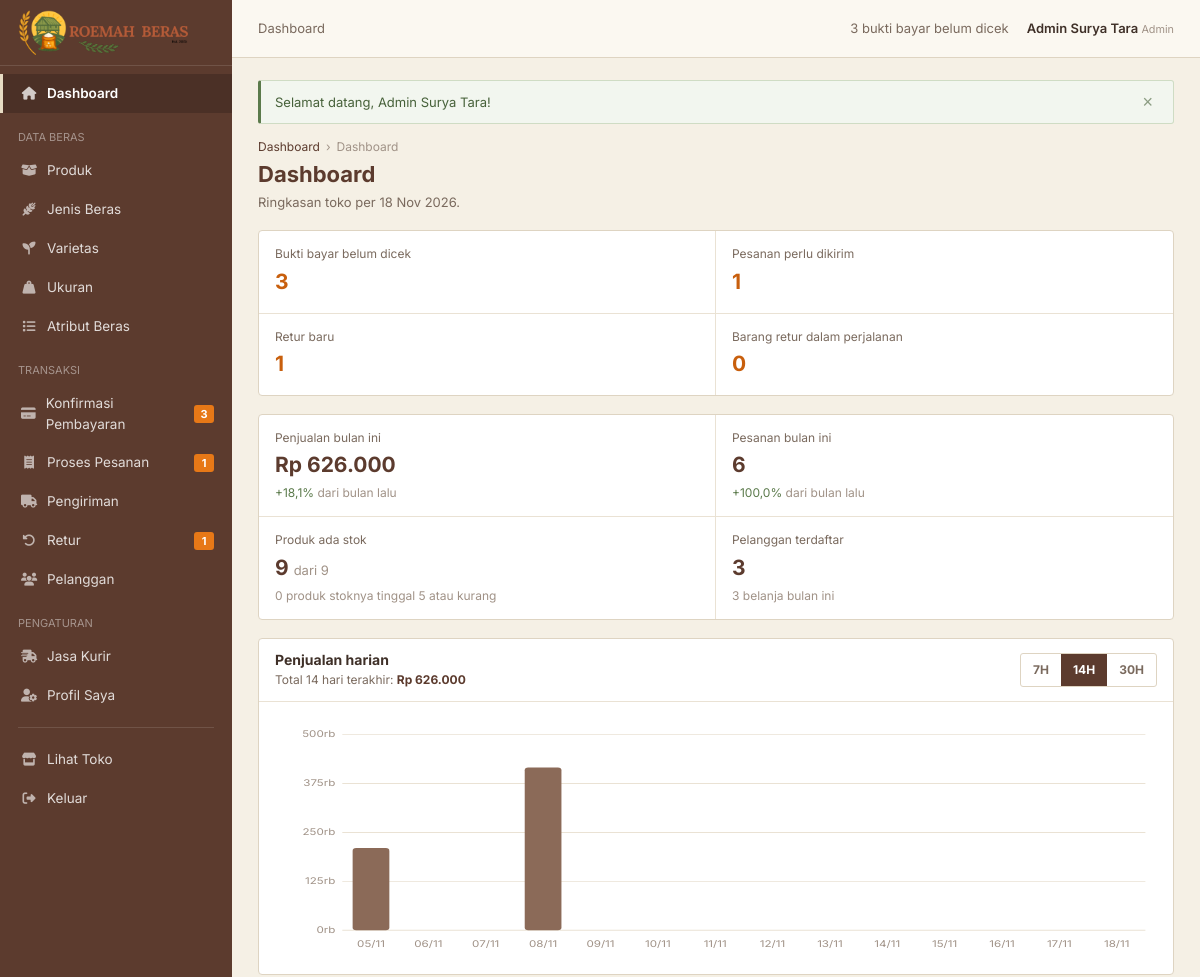
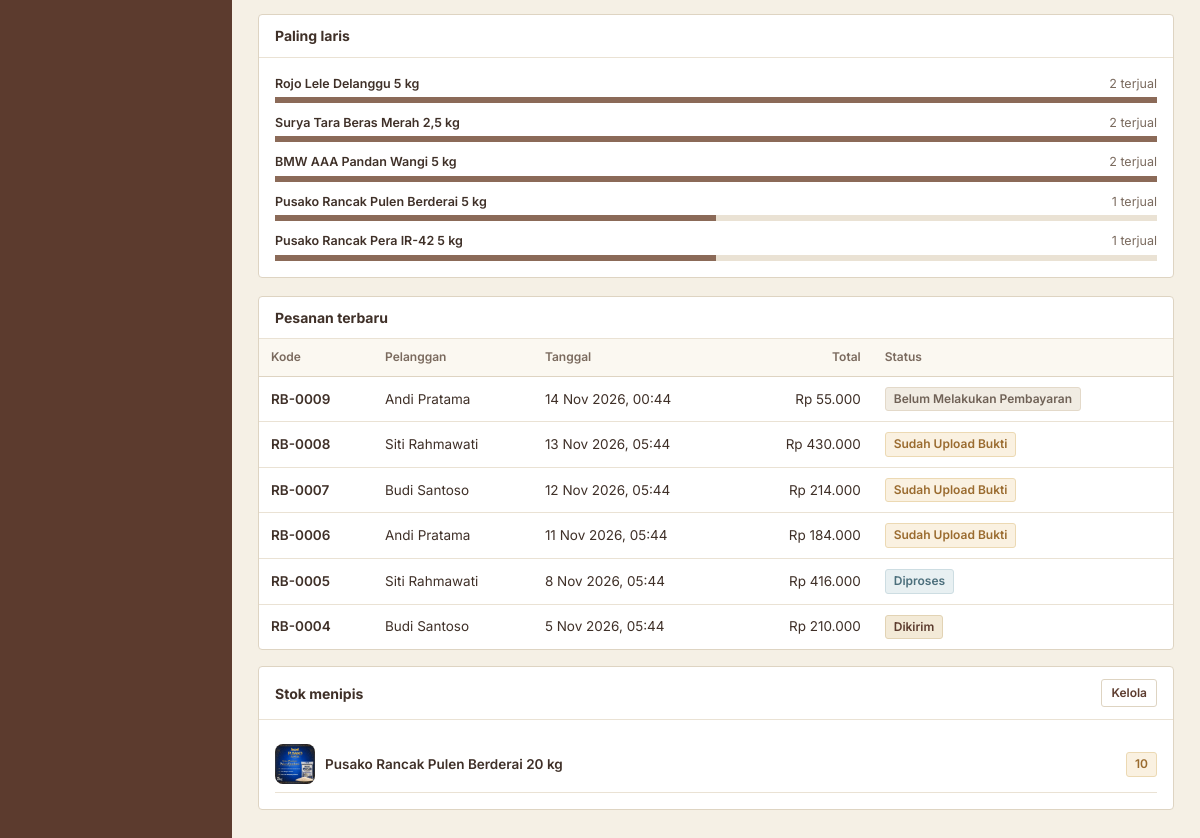
The page /admin/dashboard.php (signed in) on the database its author committed (2 pictures, top to bottom).
### tables this page shows
CREATE TABLE `pesanan` (
  `id_pesanan`      INT(11) NOT NULL AUTO_INCREMENT,
  `id_user`         INT(11) NOT NULL,
  `tanggal_pesanan` DATETIME NOT NULL DEFAULT CURRENT_TIMESTAMP,
  `total_harga`     DECIMAL(12,2) NOT NULL DEFAULT 0,
  `status_pesanan`  VARCHAR(30) NOT NULL DEFAULT 'Belum Melakukan Pembayaran',
  PRIMARY KEY (`id_pesanan`),
  KEY `fk_pesanan_user` (`id_user`),
  CONSTRAINT `fk_pesanan_user` FOREIGN KEY (`id_user`) REFERENCES `user` (`id_user`) ON UPDATE CASCADE
);

CREATE TABLE `user` (
  `id_user`    INT(11) NOT NULL AUTO_INCREMENT,
  `id_role`    INT(11) NOT NULL,
  `nama`       VARCHAR(100) NOT NULL,
  `email`      VARCHAR(100) NOT NULL,
  `password`   VARCHAR(255) NOT NULL,
  `no_telepon` VARCHAR(20) DEFAULT NULL,
  `alamat`     TEXT DEFAULT NULL,
  `kota`       VARCHAR(100) DEFAULT NULL,
  PRIMARY KEY (`id_user`),
  UNIQUE KEY `uk_user_email` (`email`),
  KEY `fk_user_role` (`id_role`),
  CONSTRAINT `fk_user_role` FOREIGN KEY (`id_role`) REFERENCES `role` (`id_role`) ON UPDATE CASCADE
);

CREATE TABLE `produk` (
  `id_produk`        INT(11) NOT NULL AUTO_INCREMENT,
  `id_jenis_beras`   INT(11) NOT NULL,
  `id_ukuran`        INT(11) NOT NULL,
  `id_kadar_patahan` INT(11) NOT NULL,
  `merek`            VARCHAR(100) NOT NULL,
  `nama_produk`      VARCHAR(150) NOT NULL,
  `harga`            DECIMAL(12,2) NOT NULL DEFAULT 0,
  `stok`             INT(11) NOT NULL DEFAULT 0,
  `deskripsi`        TEXT DEFAULT NULL,
  `foto`             VARCHAR(255) DEFAULT NULL,
  PRIMARY KEY (`id_produk`),
  KEY `fk_produk_jenis` (`id_jenis_beras`),
  KEY `fk_produk_ukuran` (`id_ukuran`),
  KEY `fk_produk_kadar` (`id_kadar_patahan`),
  CONSTRAINT `fk_produk_jenis`  FOREIGN KEY (`id_jenis_beras`)   REFERENCES `jenis_beras` (`id_jenis_beras`) ON UPDATE CASCADE,
  CONSTRAINT `fk_produk_ukuran` FOREIGN KEY (`id_ukuran`)        REFERENCES `ukuran` (`id_ukuran`) ON UPDATE CASCADE,
  CONSTRAINT `fk_produk_kadar`  FOREIGN KEY (`id_kadar_patahan`) REFERENCES `kadar_patahan` (`id_kadar_patahan`) ON UPDATE CASCADE
);

### admin/dashboard.php (the view, shortened to what this page needs)
<?php
require __DIR__ . '/sidebar.php';
$hari = (int)($_GET['hari'] ?? 14);
$mulaiBulan = date('Y-m-01 00:00:00');
$mulaiBulanLalu = date('Y-m-01 00:00:00', strtotime('first day of last month'));
function scalar(string $sql, array $p = [])
{
    global $pdo;
    $st = $pdo->prepare($sql);
    $st->execute($p);
    return $st->fetchColumn();
}
$penjualanSql = "SELECT COALESCE(SUM(ps.total_harga),0) FROM pesanan ps
                 WHERE ps.status_pesanan IN ('Diproses','Dikirim','Selesai')
                   AND EXISTS (SELECT 1 FROM pembayaran pb WHERE pb.id_pesanan = ps.id_pesanan AND pb.status_pembayaran = 'Disetujui' AND pb.tanggal_pembayaran >= ? AND pb.tanggal_pembayaran < ?)";
$jualIni  = (float)scalar($penjualanSql, [$mulaiBulan, date('Y-m-d H:i:s', strtotime('+1 day'))]);
$jualLalu = (float)scalar($penjualanSql, [$mulaiBulanLalu, $mulaiBulan]);
$pesananIni  = (int)scalar("SELECT COUNT(*) FROM pesanan WHERE tanggal_pesanan >= ? AND status_pesanan <> 'Dibatalkan'", [$mulaiBulan]);
$pesananLalu = (int)scalar("SELECT COUNT(*) FROM pesanan WHERE tanggal_pesanan >= ? AND tanggal_pesanan < ? AND status_pesanan <> 'Dibatalkan'", [$mulaiBulanLalu, $mulaiBulan]);
$produkAktif = (int)scalar('SELECT COUNT(*) FROM produk WHERE stok > 0');
$produkTotal = (int)scalar('SELECT COUNT(*) FROM produk');
$pelanggan   = (int)scalar('SELECT COUNT(*) FROM `user` u JOIN role r ON r.id_role = u.id_role WHERE r.nama_role = ?', ['Pelanggan']);
$pelangganAktif = (int)scalar('SELECT COUNT(DISTINCT id_user) FROM pesanan WHERE tanggal_pesanan >= ?', [$mulaiBulan]);
$c = admin_counts();
$returBaru = (int)scalar("SELECT COUNT(*) FROM retur WHERE status_retur = 'Menunggu Verifikasi'");
$returTiba = (int)scalar("SELECT COUNT(*) FROM retur WHERE status_retur = 'Barang Retur Dikirim'");
function persen(float $now, float $prev): string
{
    $p = ($now - $prev) / $prev * 100;
    return '<span style="color:' . ($p >= 0 ? 'var(--success)' : 'var(--danger)') . '">' . ($p >= 0 ? '+' : '-') . number_format(abs($p), 1, ',', '.') . '%</span> dari bulan lalu';
}
$st = $pdo->prepare("SELECT DATE(pb.tanggal_pembayaran) d, SUM(ps.total_harga) t FROM pembayaran pb JOIN pesanan ps ON ps.id_pesanan = pb.id_pesanan
                     WHERE pb.status_pembayaran = 'Disetujui' AND ps.status_pesanan <> 'Dibatalkan' AND pb.tanggal_pembayaran >= ? GROUP BY DATE(pb.tanggal_pembayaran)");
$st->execute([date('Y-m-d 00:00:00', strtotime('-' . ($hari - 1) . ' days'))]);
$byDay = array_column($st->fetchAll(), 't', 'd');
$series = [];
for ($i = $hari - 1; $i >= 0; $i--) {
    $d = date('Y-m-d', strtotime("-$i days"));
    $series[$d] = (float)($byDay[$d] ?? 0);
}
$totalPeriode = array_sum($series);
$topProduk = $pdo->query("SELECT p.nama_produk, SUM(pp.jumlah) qty, SUM(pp.subtotal) omzet FROM pesanan_produk pp
                          JOIN pesanan ps ON ps.id_pesanan = pp.id_pesanan JOIN produk p ON p.id_produk = pp.id_produk
                          WHERE ps.status_pesanan IN ('Diproses','Dikirim','Selesai') GROUP BY p.id_produk, p.nama_produk ORDER BY qty DESC LIMIT 5")->fetchAll();
$maxQty = $topProduk ? max(array_column($topProduk, 'qty')) : 1;
$terbaru = $pdo->query('SELECT ps.*, u.nama FROM pesanan ps JOIN `user` u ON u.id_user = ps.id_user ORDER BY ps.tanggal_pesanan DESC LIMIT 6')->fetchAll();
$stokTipis = $pdo->query('SELECT id_produk, nama_produk, stok, foto FROM produk WHERE stok <= 10 ORDER BY stok ASC LIMIT 5')->fetchAll();
admin_header('Dashboard', 'dashboard');
?>
<div class="stat-grid todo">
    <a href="<?= url('admin/pembayaran.php?status=Sudah+Upload+Bukti') ?>" class="stat-card"><div class="stat-title">Bukti bayar belum dicek</div><div class="stat-value"><?= $c['bayar'] ?></div></a>
    <a href="<?= url('admin/pesanan.php?status=Diproses') ?>" class="stat-card"><div class="stat-title">Pesanan perlu dikirim</div><div class="stat-value"><?= $c['proses'] ?></div></a>
    <a href="<?= url('admin/retur.php?status=Menunggu+Verifikasi') ?>" class="stat-card"><div class="stat-title">Retur baru</div><div class="stat-value"><?= $returBaru ?></div></a>
    <a href="<?= url('admin/retur.php?status=Barang+Retur+Dikirim') ?>" class="stat-card"><div class="stat-title">Barang retur dalam perjalanan</div><div class="stat-value"><?= $returTiba ?></div></a>
</div>
<div class="stat-grid">
    <div class="stat-card"><div class="stat-title">Penjualan bulan ini</div><div class="stat-value"><?= rupiah($jualIni) ?></div><div class="stat-sub"><?= persen($jualIni, $jualLalu) ?></div></div>
    <div class="stat-card"><div class="stat-title">Pesanan bulan ini</div><div class="stat-value"><?= $pesananIni ?></div><div class="stat-sub"><?= persen($pesananIni, $pesananLalu) ?></div></div>
    <div class="stat-card"><div class="stat-title">Produk ada stok</div><div class="stat-value"><?= $produkAktif ?> <span style="font-size:13px;color:var(--text-muted);font-weight:400">dari <?= $produkTotal ?></span></div><div class="stat-sub"><?= $c['stok'] ?> produk stoknya tinggal 5 atau kurang</div></div>
    <div class="stat-card"><div class="stat-title">Pelanggan terdaftar</div><div class="stat-value"><?= $pelanggan ?></div><div class="stat-sub"><?= $pelangganAktif ?> belanja bulan ini</div></div>
</div>
<div class="grid-2">
    <div class="panel">
        <div class="panel-head">
            <div><h2>Penjualan harian</h2><p>Total <?= $hari ?> hari terakhir: <strong style="color:var(--primary)"><?= rupiah($totalPeriode) ?></strong></p></div>
            <div class="view-toggle">
                <?php foreach ([7, 14, 30] as $hh): ?>
                    <a href="<?= url('admin/dashboard.php?hari=' . $hh) ?>" style="padding:7px 12px;font-weight:700;<?= $hh === $hari ? 'background:var(--primary);color:#fff' : 'color:var(--text-secondary)' ?>"><?= $hh ?>H</a>
                <?php endforeach; ?>
            </div>
        </div>
        <div class="panel-body">
            <?php
            $W = 760; $H = 260; $pl = 58; $pb = 30; $pt = 18;
            $max = max(1, max($series));
            $step = pow(10, floor(log10($max)));
            $niceMax = ceil($max / $step) * $step;
            $n = count($series);
            $bw = ($W - $pl - 10) / $n;
            ?>
            <svg class="chart-svg" viewBox="0 0 <?= $W ?> <?= $H ?>" preserveAspectRatio="none" role="img" aria-label="Grafik penjualan harian">
                <?php for ($g = 0; $g <= 4; $g++): $y = $pt + ($H - $pt - $pb) * (1 - $g / 4); ?>
                    <line class="grid" x1="<?= $pl ?>" x2="<?= $W - 10 ?>" y1="<?= $y ?>" y2="<?= $y ?>"/>
                    <text class="axis" x="<?= $pl - 6 ?>" y="<?= $y + 3 ?>" text-anchor="end"><?= $niceMax * $g / 4 >= 1000000 ? number_format($niceMax * $g / 4 / 1000000, 1, ',', '.') . 'jt' : number_format($niceMax * $g / 4 / 1000, 0, ',', '.') . 'rb' ?></text>
                <?php endfor; ?>
                <?php $i = 0; foreach ($series as $d => $v): $bh = ($H - $pt - $pb) * $v / $niceMax; $x = $pl + $i * $bw + $bw * 0.18; $y = $H - $pb - $bh; ?>
                    <rect class="bar" x="<?= $x ?>" y="<?= $y ?>" width="<?= $bw * 0.64 ?>" height="<?= max(0, $bh) ?>" rx="3"><title><?= tgl($d) ?>: <?= rupiah($v) ?></title></rect>
                    <?php if ($n <= 14 || $i % 3 === 0): ?><text class="axis" x="<?= $x + $bw * 0.32 ?>" y="<?= $H - 12 ?>" text-anchor="middle"><?= date('d/m', strtotime($d)) ?></text><?php endif; ?>
                <?php $i++; endforeach; ?>
            </svg>
        </div>
    </div>
    <div class="panel">
        <div class="panel-head"><h2>Paling laris</h2></div>
        <div class="panel-body">
            <div class="bar-list">
                <?php foreach ($topProduk as $t): ?>
                    <div class="bar-list-item">
                        <div class="top"><span style="font-weight:600"><?= h($t['nama_produk']) ?></span><span style="color:var(--text-secondary)"><?= (int)$t['qty'] ?> terjual</span></div>
                        <div class="track"><div class="fill" style="width:<?= round($t['qty'] / $maxQty * 100) ?>%"></div></div>
                    </div>
                <?php endforeach; ?>
            </div>
        </div>
    </div>
</div>
<div class="grid-2" style="margin-top:18px">
    <div class="panel">
        <div class="panel-head"><h2>Pesanan terbaru</h2></div>
        <div class="table-wrap"><table class="table-admin">
            <thead><tr><th>Kode</th><th>Pelanggan</th><th>Tanggal</th><th class="num">Total</th><th>Status</th></tr></thead>
            <tbody>
            <?php foreach ($terbaru as $o): ?>
                <tr onclick="location.href='<?= url(in_array($o['status_pesanan'], ['Diproses', 'Dikirim', 'Selesai'], true) ? 'admin/pesanan.php?id=' . (int)$o['id_pesanan'] : 'admin/pembayaran.php?q=' . kode((int)$o['id_pesanan'])) ?>'" style="cursor:pointer">
                    <td><strong><?= h(kode((int)$o['id_pesanan'])) ?></strong></td><td><?= h($o['nama']) ?></td><td><?= tgl($o['tanggal_pesanan'], true) ?></td>
                    <td class="num"><?= rupiah($o['total_harga']) ?></td><td><?= badge($o['status_pesanan']) ?></td></tr>
            <?php endforeach; ?>
            </tbody>
        </table></div>
    </div>
    <div class="panel">
        <div class="panel-head"><h2>Stok menipis</h2><a href="<?= url('admin/Produk/index.php') ?>" class="btn-a outline sm">Kelola</a></div>
        <div class="panel-body">
            <?php foreach ($stokTipis as $s): ?>
                <div style="display:flex;gap:10px;align-items:center;padding:8px 0;border-bottom:1px solid var(--border-light)">
                    <img src="<?= upload_url('produk', $s['foto']) ?>" class="thumb" style="width:40px;height:40px;border-radius:8px;object-fit:cover" alt="">
                    <a href="<?= url('admin/Produk/edit.php?id=' . (int)$s['id_produk']) ?>" style="flex:1;font-weight:600"><?= h($s['nama_produk']) ?></a>
                    <span class="badge-status <?= $s['stok'] <= 5 ? 'danger' : 'warning' ?>"><?= (int)$s['stok'] ?></span>
                </div>
            <?php endforeach; ?>
        </div>
    </div>
</div>

### config/functions.php (shortened to what this page needs)
<?php
function base_url(): string
{
    static $base = null;
    if ($base !== null) {
        return $base;
    }
    $docRoot = isset($_SERVER['DOCUMENT_ROOT']) ? realpath($_SERVER['DOCUMENT_ROOT']) : false;
    $root    = str_replace('\\', '/', APP_ROOT);
    if ($docRoot) {
        $docRoot = rtrim(str_replace('\\', '/', $docRoot), '/');
        if (stripos($root, $docRoot) === 0) {
            $base = substr($root, strlen($docRoot));
            $base = '/' . trim(str_replace(' ', '%20', $base), '/');
            return $base = rtrim($base, '/');
        }
    }
    return $base = '';
}
function url(string $path = ''): string
{
    return base_url() . '/' . ltrim($path, '/');
}
function folder_upload(string $folder): string
{
    return FOLDER_UPLOAD[$folder] ?? $folder;
}
function upload_url(string $folder, ?string $file): string
{
    return url('images/' . rawurlencode(folder_upload($folder)) . '/' . rawurlencode(basename($file)));
}
function h($value): string
{
    return htmlspecialchars((string)($value ?? ''), ENT_QUOTES, 'UTF-8');
}
function rupiah($value): string
{
    return 'Rp ' . number_format((float)$value, 0, ',', '.');
}
function tgl($datetime, bool $withTime = false): string
{
    $bulan = [1 => 'Jan', 'Feb', 'Mar', 'Apr', 'Mei', 'Jun', 'Jul', 'Agu', 'Sep', 'Okt', 'Nov', 'Des'];
    $ts = strtotime((string)$datetime);
    $out = date('j', $ts) . ' ' . $bulan[(int)date('n', $ts)] . ' ' . date('Y', $ts);
    return $withTime ? $out . ', ' . date('H:i', $ts) : $out;
}
function status_class(?string $status): string
{
    $map = [
        'Belum Melakukan Pembayaran' => 'muted',
        'Sudah Upload Bukti'   => 'warning',
        'Menunggu Verifikasi'  => 'warning',
        'Diproses'             => 'info',
        'Dikirim'              => 'primary',
        'Selesai'              => 'success',
        'Dibatalkan'           => 'danger',
        'Terverifikasi'        => 'success',
        'Ditolak'              => 'danger',
        'Disetujui'            => 'success',
        'Barang Retur Dikirim' => 'primary',
        'Refund Selesai'       => 'success',
        'Belum Dikirim'        => 'muted',
        'Diterima'             => 'success',
        'Owner'                => 'primary',
        'Admin'                => 'info',
        'Pelanggan'            => 'muted',
    ];
    return $map[$status] ?? 'muted';
}
function badge(?string $status): string
{
    return '<span class="badge-status ' . status_class($status) . '">' . h($status) . '</span>';
}
function flash_render(): string
{
    $html = '';
    foreach ($_SESSION['flash'] as $f) {
        $html .= '<div class="alert-box ' . h($f['type']) . '"><span>' . h($f['message']) . '</span>'
               . '<button type="button" class="alert-close" onclick="this.parentElement.remove()" aria-label="Tutup">&times;</button></div>';
    }
    return '<div class="flash-wrap">' . $html . '</div>';
}
function kode(int $idPesanan): string
{
    return sprintf('RB-%04d', $idPesanan);
}

### rows shown on the page
pesanan: id_pesanan "RB-0009", id_user.nama "Andi Pratama", tanggal_pesanan "14 Nov 2026, 00:44", total_harga "Rp 55.000", status_pesanan "Belum Melakukan Pembayaran"
pesanan: id_pesanan "RB-0008", id_user.nama "Siti Rahmawati", tanggal_pesanan "13 Nov 2026, 05:44", total_harga "Rp 430.000", status_pesanan "Sudah Upload Bukti"
pesanan: id_pesanan "RB-0007", id_user.nama "Budi Santoso", tanggal_pesanan "12 Nov 2026, 05:44", total_harga "Rp 214.000", status_pesanan "Sudah Upload Bukti"
pesanan: id_pesanan "RB-0006", id_user.nama "Andi Pratama", tanggal_pesanan "11 Nov 2026, 05:44", total_harga "Rp 184.000", status_pesanan "Sudah Upload Bukti"
pesanan: id_pesanan "RB-0005", id_user.nama "Siti Rahmawati", tanggal_pesanan "8 Nov 2026, 05:44", total_harga "Rp 416.000", status_pesanan "Diproses"
pesanan: id_pesanan "RB-0004", id_user.nama "Budi Santoso", tanggal_pesanan "5 Nov 2026, 05:44", total_harga "Rp 210.000", status_pesanan "Dikirim"
produk: foto (picture), nama_produk "Pusako Rancak Pulen Berderai 20 kg", stok "10"

### other values the page prints
$m[1] "Dashboard"
$m[0] "DATA BERAS"
$m[1] "Produk"
$m[1] "Jenis Beras"
$m[1] "Varietas"
$m[1] "Ukuran"
$m[1] "Atribut Beras"
$m[0] "TRANSAKSI"
$m[1] "Konfirmasi Pembayaran"
$m[5] "3"
$m[1] "Proses Pesanan"
$m[5] "1"
$m[1] "Pengiriman"
$m[1] "Retur"
$m[1] "Pelanggan"
